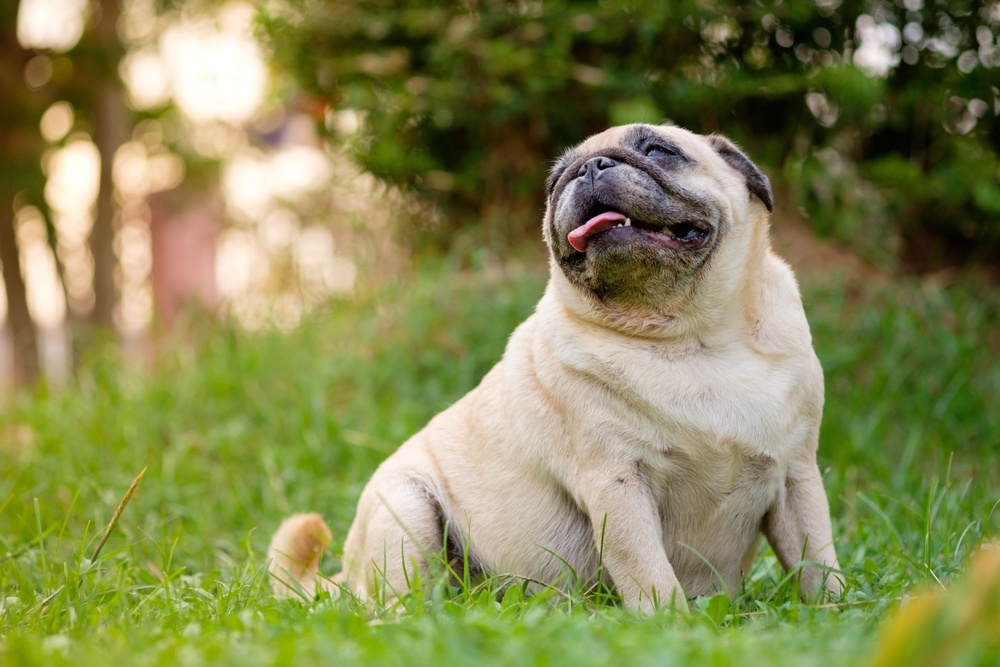
#> input picture SVD/pug.jpg, 1000 x 667 px, shrunk from 4795 x 3197 before the run, found by its file name; its folder holds 2 pictures in this run
$ python compress_doggie.py
#> lines starting #> are read from the running program, lines starting #| are printed output that depends on the picture
# Applied SVD
# Goal: To read in an image into an array(PIL)
# Take that array(A) and decompose it into SVD
# drop some of the singular values (economy SVD)
# recreate the new (compressed) image array(A')
# save it and/or display it
# check out the compression ratio (file size)

# hints:
# we want a function like this: compress_image("doggie.jpg", k=10)
# U,S,Vt = np.linalg.svd()
# original_image = Image.open(image_path)
# original_matrix = np.array(original_image)
# suggest, start with grayscale [width, height, color_channels: grayscale]
# if (len(original_matrix.shape[2]) == 3): don't do this at first
# original_matrix = np.mean(original_matrix, axis=2)

# import the necessary packages
import numpy as np
import matplotlib.pyplot as plt
from PIL import Image
import os
pwd = os.getcwd()
pwd = pwd + "/NSCCAI/SVD/"

# function to compress image
def compress_image(image_src, num_svd):
#> called with image_src = 'pug.jpg', num_svd = 10
    image_path = pwd + image_src

    # read in image
    original_image = Image.open(image_path)
#> original_image is the input picture: PIL image 1000x667 RGB; mean R, G, B 133.4, 135.1, 82.4
    # convert to grayscale
    original_matrix = np.array(original_image)

    original_matrix = np.mean(original_matrix, axis=2)
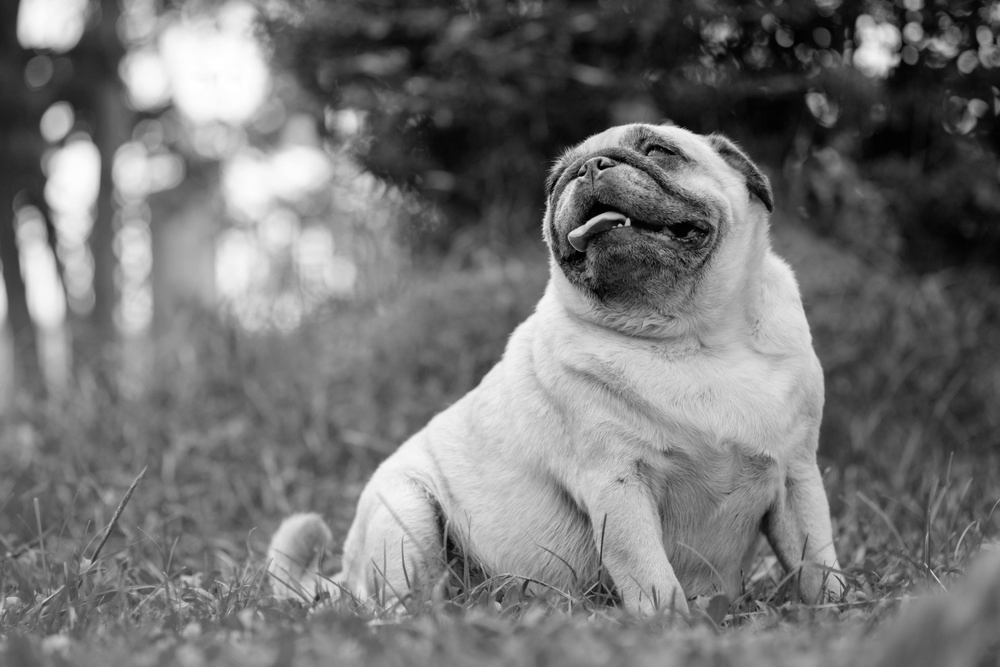
#> original_matrix: shape (667, 1000) float64; min 0, max 255, mean 117

    # check if image is color
    if (len(original_matrix.shape) == 3):
        original_matrix = np.mean(original_matrix, axis=2)


    # do SVD
    U, S, Vt = np.linalg.svd(original_matrix, full_matrices=False)
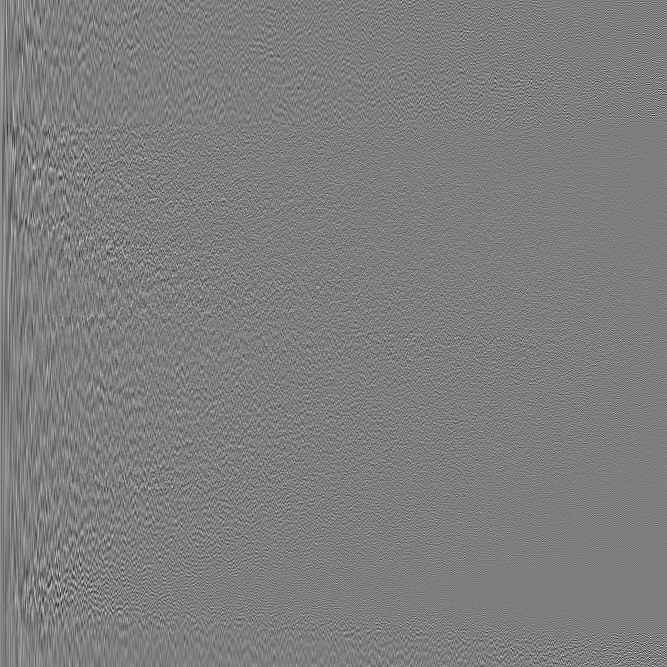
#> U: shape (667, 667) float64; min -0.272, max 0.275, mean 6.42e-05; drawn with min black and max white
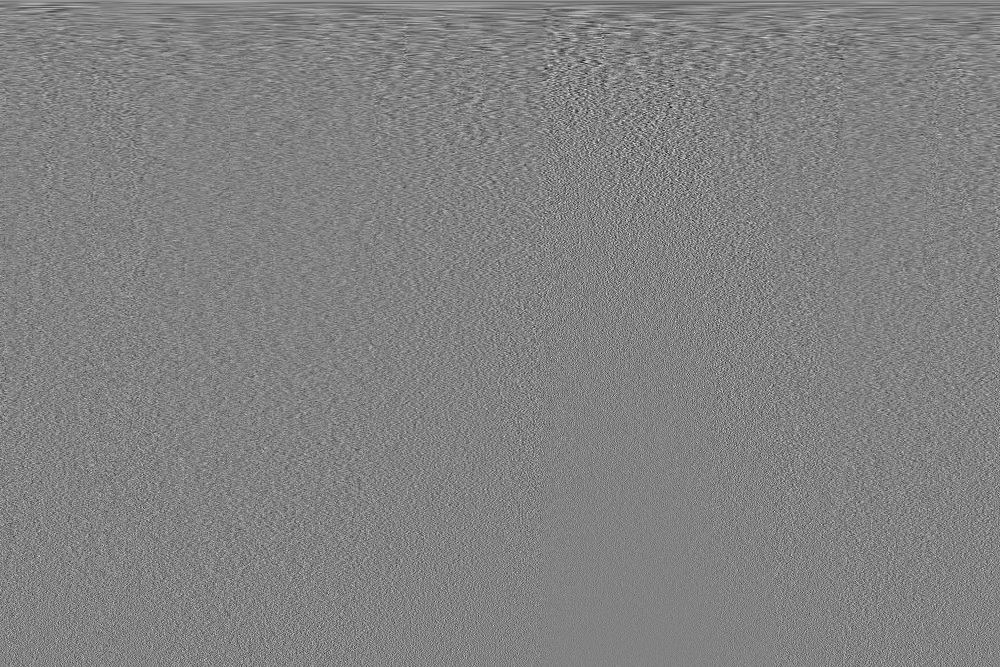
#> Vt: shape (667, 1000) float64; min -0.23, max 0.22, mean 5.07e-05; drawn with min black and max white
#> S = 667 values, max 99112.7 at index 0, min 4.05 at index 666, mean 553.4
    # take out the k values
    Uk = U[:, :num_svd]
    Sk = S[:num_svd]
#> Sk = [99112.7, 25849.7, 14961.7, 12283.6, 10211.5, 8239.3, 7480.1, 6634.8, 5579.5, 5262.7]
    Vtk = Vt[:num_svd, :]

    # reconstruct image
#> (the run stopped early here; a loop or call above may not have finished)
